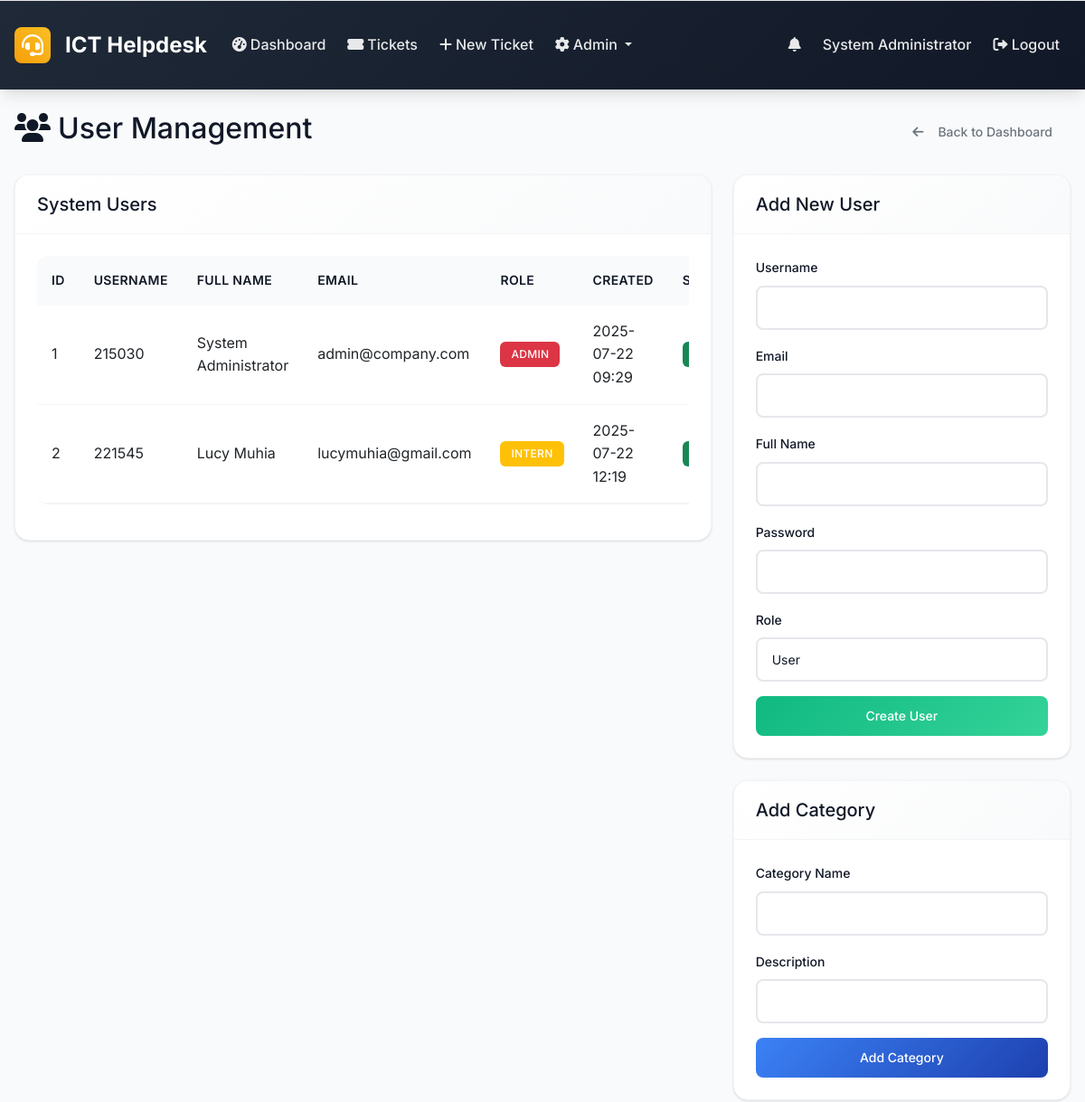
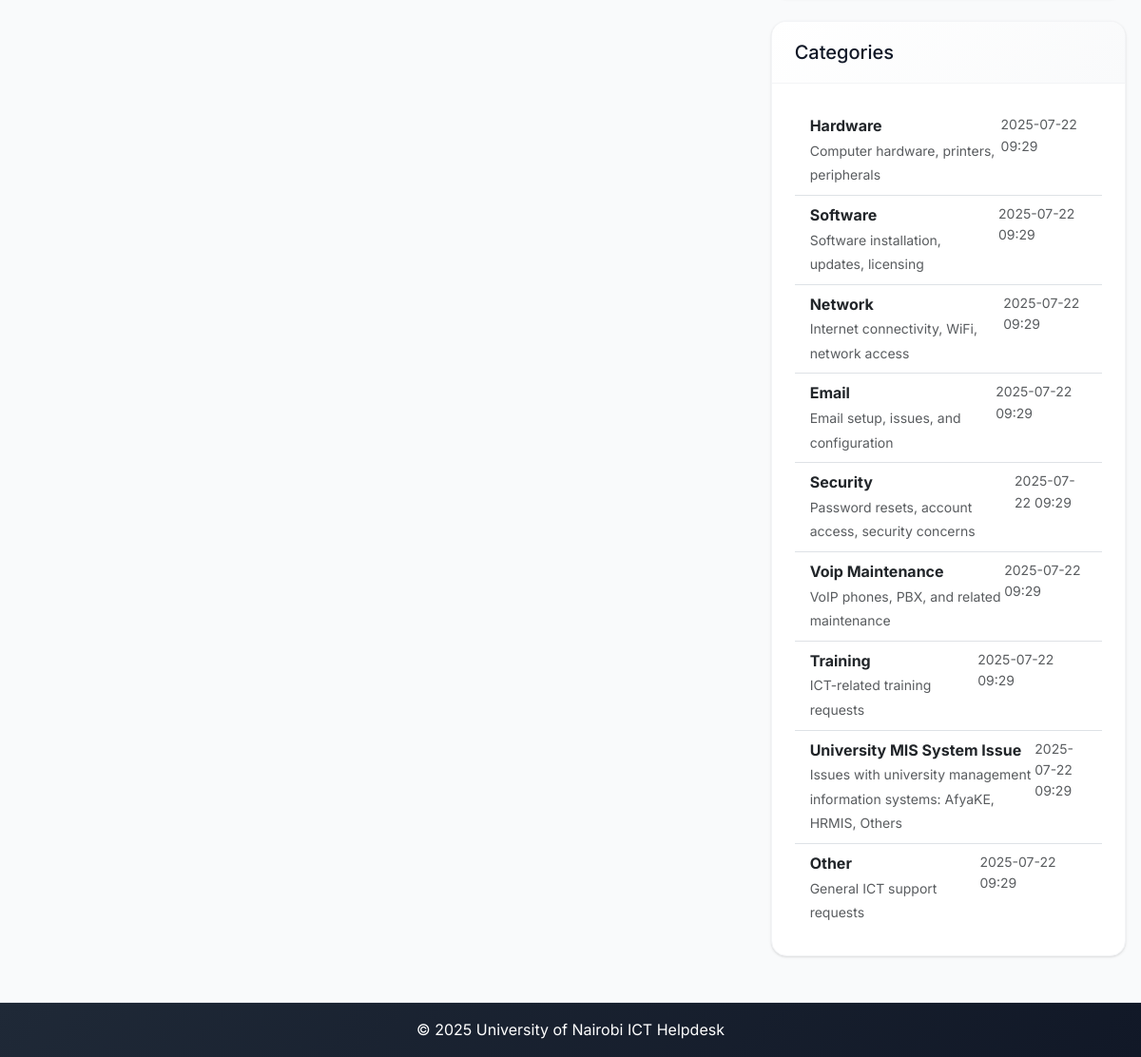
The app's page /admin/users (signed in) with its own data (2 pictures, top to bottom).
### models.py (models this page shows, shortened)
class User(UserMixin, db.Model):
    id = db.Column(db.Integer, primary_key=True)
    username = db.Column(db.String(64), unique=True, nullable=False)
    email = db.Column(db.String(120), unique=True, nullable=False)
    password_hash = db.Column(db.String(256), nullable=False)
    full_name = db.Column(db.String(100), nullable=False)
    role = db.Column(db.String(20), nullable=False, default='user')  # admin, intern, user
    created_at = db.Column(db.DateTime, default=datetime.utcnow)
    is_active = db.Column(db.Boolean, default=True)
    is_verified = db.Column(db.Boolean, default=False)
    verification_token = db.Column(db.String(128), nullable=True)
    tickets_created = db.relationship('Ticket', foreign_keys='Ticket.created_by_id', backref='creator', lazy='dynamic')
    assigned_tickets = db.relationship('Ticket', secondary='ticket_assignees', back_populates='assignees', lazy='selectin')
    comments = db.relationship('Comment', backref='author', lazy='dynamic')

class Category(db.Model):
    id = db.Column(db.Integer, primary_key=True)
    name = db.Column(db.String(50), unique=True, nullable=False)
    description = db.Column(db.String(200))
    created_at = db.Column(db.DateTime, default=datetime.utcnow)
    tickets = db.relationship('Ticket', backref='category', lazy='dynamic')

### routes.py (the view)
@app.route('/admin/users')
@login_required
def user_management():
    if current_user.role != 'admin':
        abort(403)
    users = User.query.all()
    form = UserManagementForm()
    admin_user_form = AdminUserForm()
    category_form = CategoryForm()
    categories = Category.query.all()
    return render_template('user_management.html', users=users, form=form,
                         admin_user_form=admin_user_form, category_form=category_form, categories=categories)

### forms.py
class UserManagementForm(FlaskForm):
    user_id = IntegerField('User ID', validators=[DataRequired()])
    new_password = PasswordField('New Password', validators=[DataRequired(), Length(min=6)])
    confirm_password = PasswordField('Confirm Password', validators=[DataRequired(), EqualTo('new_password')])
    submit = SubmitField('Update Password')

class AdminUserForm(FlaskForm):
    username = StringField('Username', validators=[DataRequired(), Length(min=4, max=20)])
    email = StringField('Email', validators=[DataRequired(), Email()])
    full_name = StringField('Full Name', validators=[DataRequired(), Length(max=100)])
    password = PasswordField('Password', validators=[DataRequired(), Length(min=6)])
    role = SelectField('Role', choices=[('user', 'User'), ('intern', 'Intern'), ('admin', 'Admin')], default='user')
    submit = SubmitField('Create User')

### app.py (called while the page is built)
@login_manager.user_loader
def load_user(user_id):
    from models import User
    return User.query.get(int(user_id))

@app.context_processor
def inject_now():
    return {'now': datetime.utcnow}

### routes.py (called while the page is built)
@app.context_processor
def inject_datetime():
    return dict(datetime=datetime)

### utils.py (called while the page is built)
def format_datetime(dt):
    if not dt:
        return 'N/A'
    return dt.strftime('%Y-%m-%d %H:%M')

### templates/user_management.html (shortened to what this page needs)
{% extends "base.html" %}
{% block content %}
<div class="d-flex justify-content-between align-items-center mb-4">
    <h2><i class="fas fa-users me-2"></i>User Management</h2>
    <a href="{{ url_for('admin_dashboard') }}" class="btn btn-outline-secondary">
        <i class="fas fa-arrow-left me-2"></i>Back to Dashboard
    </a>
</div>
<div class="row">
    <div class="col-md-8">
        <div class="card">
            <div class="card-header">
                <h5 class="mb-0">System Users</h5>
            </div>
            <div class="card-body">
                <div class="table-responsive">
                    <table class="table table-hover">
                        <thead>
                            <tr>
                                <th>ID</th>
                                <th>Username</th>
                                <th>Full Name</th>
                                <th>Email</th>
                                <th>Role</th>
                                <th>Created</th>
                                <th>Status</th>
                            </tr>
                        </thead>
                        <tbody>
                            {% for user in users %}
                            <tr>
                                <td>{{ user.id }}</td>
                                <td>{{ user.username }}</td>
                                <td>{{ user.full_name }}</td>
                                <td>{{ user.email }}</td>
                                <td>
                                    <span class="badge bg-{{ 'danger' if user.role == 'admin' else 'warning' if user.role == 'intern' else 'secondary' }}">
                                        {{ user.role.title() }}
                                    </span>
                                </td>
                                <td>{{ user.created_at|format_datetime }}</td>
                                <td>
                                    <span class="badge bg-{{ 'success' if user.is_active else 'secondary' }}">
                                    </span>
                                </td>
                            </tr>
                            {% endfor %}
                        </tbody>
                    </table>
                </div>
            </div>
        </div>
    </div>
    <div class="col-md-4">
        <div class="card mb-4">
            <div class="card-header">
                <h5 class="mb-0">Add New User</h5>
            </div>
            <div class="card-body">
                <form method="POST" action="{{ url_for('create_user') }}">
                    <div class="mb-3">
                        {{ admin_user_form.username.label(class="form-label") }}
                        {{ admin_user_form.username(class="form-control") }}
                    </div>
                    <div class="mb-3">
                        {{ admin_user_form.email.label(class="form-label") }}
                        {{ admin_user_form.email(class="form-control") }}
                    </div>
                    <div class="mb-3">
                        {{ admin_user_form.full_name.label(class="form-label") }}
                        {{ admin_user_form.full_name(class="form-control") }}
                    </div>
                    <div class="mb-3">
                        {{ admin_user_form.password.label(class="form-label") }}
                        {{ admin_user_form.password(class="form-control") }}
                    </div>
                    <div class="mb-3">
                        {{ admin_user_form.role.label(class="form-label") }}
                        {{ admin_user_form.role(class="form-control") }}
                    </div>
                    <div class="d-grid">
                        {{ admin_user_form.submit(class="btn btn-success") }}
                    </div>
                </form>
            </div>
        </div>
        <div class="card mb-4">
            <div class="card-header">
                <h5 class="mb-0">Add Category</h5>
            </div>
            <div class="card-body">
                <form method="POST" action="{{ url_for('add_category') }}">
                    <div class="mb-3">
                        {{ category_form.name.label(class="form-label") }}
                        {{ category_form.name(class="form-control") }}
                    </div>
                    <div class="mb-3">
                        {{ category_form.description.label(class="form-label") }}
                        {{ category_form.description(class="form-control") }}
                    </div>
                    <div class="d-grid">
                        {{ category_form.submit(class="btn btn-primary") }}
                    </div>
                </form>
            </div>
        </div>
        <div class="card">
            <div class="card-header">
                <h5 class="mb-0">Categories</h5>
            </div>
            <div class="card-body">
                {% if categories %}
                    <div class="list-group list-group-flush">
                        {% for category in categories %}
                        <div class="list-group-item d-flex justify-content-between align-items-start">
                            <div>
                                <strong>{{ category.name }}</strong>
                                {% if category.description %}
                                    <br><small class="text-muted">{{ category.description }}</small>
                                {% endif %}
                            </div>
                            <small class="text-muted">{{ category.created_at|format_datetime }}</small>
                        </div>
                        {% endfor %}
                    </div>
                {% else %}
                    <p class="text-muted text-center">No categories created yet.</p>
                {% endif %}
            </div>
        </div>
    </div>
</div>
{% endblock %}

### templates/base.html (shortened to what this page needs)
<!DOCTYPE html>
<html lang="en">
<head>
    <link href="https://cdn.jsdelivr.net/npm/bootstrap@5.3.0/dist/css/bootstrap.min.css" rel="stylesheet">
    <link href="https://cdnjs.cloudflare.com/ajax/libs/font-awesome/6.0.0/css/all.min.css" rel="stylesheet">
    <link href="{{ url_for('static', filename='css/custom.css') }}" rel="stylesheet">
</head>
<body>
    <nav class="navbar navbar-expand-lg navbar-dark footer-sky">
        <div class="container-fluid px-3">
            <a class="navbar-brand" href="{{ url_for('index') }}">
                <i class="fas fa-headset me-2"></i>ICT Helpdesk
            </a>
            <div class="collapse navbar-collapse" id="navbarNav">
                <ul class="navbar-nav me-auto mb-2 mb-lg-0">
                    {% if current_user.is_authenticated %}
                    <li class="nav-item">
                        <a class="nav-link" href="{{ url_for('dashboard') }}">
                            <i class="fas fa-tachometer-alt me-1"></i>Dashboard
                        </a>
                    </li>
                    <li class="nav-item">
                        <a class="nav-link" href="{{ url_for('tickets_list') }}">
                            <i class="fas fa-ticket-alt me-1"></i>Tickets
                        </a>
                    </li>
                    <li class="nav-item">
                        <a class="nav-link" href="{{ url_for('new_ticket') }}">
                            <i class="fas fa-plus me-1"></i>New Ticket
                        </a>
                    </li>
                    {% if current_user.role == 'admin' %}
                    <li class="nav-item dropdown">
                        <a class="nav-link dropdown-toggle" href="#" role="button" data-bs-toggle="dropdown" aria-expanded="false">
                            <i class="fas fa-cog me-1"></i>Admin
                        </a>
                    </li>
                    {% endif %}
                    {% endif %}
                </ul>
                <ul class="navbar-nav ms-auto mb-2 mb-lg-0">
                    {% if current_user.is_authenticated %}
                    {% if current_user.role in ['admin', 'intern'] %}
                    <li class="nav-item dropdown">
                        <a class="nav-link position-relative" href="#" id="notificationsDropdown" role="button" data-bs-toggle="dropdown" aria-expanded="false">
                            <i class="fas fa-bell"></i>
                        </a>
                    </li>
                    {% endif %}
                    <li class="nav-item">
                        <span class="nav-link">{{ current_user.full_name }}</span>
                    </li>
                    <li class="nav-item">
                        <a class="nav-link" href="{{ url_for('logout') }}"><i class="fas fa-sign-out-alt"></i> Logout</a>
                    </li>
                    {% endif %}
                </ul>
            </div>
        </div>
    </nav>
    <main class="container-fluid my-4 px-3">
        {% block content %}{% endblock %}
    </main>
    <footer class="footer-sky py-3 mt-5">
        <div class="container text-center">
            <span>&copy; {{ datetime.utcnow().year }} University of Nairobi ICT Helpdesk</span>
        </div>
    </footer>
</body>
</html>

### records on screen
User: full_name "System Administrator", id "1", username "215030", email "admin@company.com", role "ADMIN", created_at "2025-07-22 09:29"
User: id "2", username "221545", full_name "Lucy Muhia", email "lucymuhia@gmail.com", role "INTERN", created_at "2025-07-22 12:19"
Category: email.label "Email", name "Email", description "Email setup, issues, and configuration", created_at "2025-07-22 09:29"
Category: name "Hardware", description "Computer hardware, printers, peripherals", created_at "2025-07-22 09:29"
Category: name "Software", description "Software installation, updates, licensing", created_at "2025-07-22 09:29"
Category: name "Network", description "Internet connectivity, WiFi, network access", created_at "2025-07-22 09:29"
Category: name "Security", description "Password resets, account access, security concerns", created_at "2025-07-22 09:29"
Category: name "Voip Maintenance", description "VoIP phones, PBX, and related maintenance", created_at "2025-07-22 09:29"
Category: name "Training", description "ICT-related training requests", created_at "2025-07-22 09:29"
Category: name "University MIS System Issue", description "Issues with university management information systems: AfyaKE, HRMIS, Others", created_at "2025-07-22 09:29"
Category: name "Other", description "General ICT support requests", created_at "2025-07-22 09:29"

### other values on screen
{{ admin_user_form.username.label(class="form-label") }} "Username"
{{ admin_user_form.full_name.label(class="form-label") }} "Full Name"
{{ admin_user_form.password.label(class="form-label") }} "Password"
{{ admin_user_form.role.label(class="form-label") }} "Role"
{{ category_form.name.label(class="form-label") }} "Category Name"
{{ category_form.description.label(class="form-label") }} "Description"
